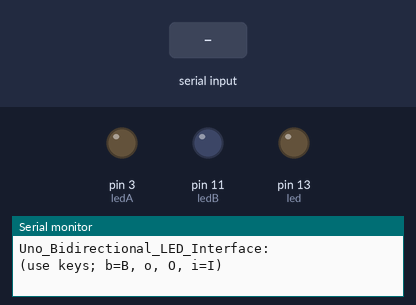
A sketch run on a simulated Arduino Uno, built with avr-gcc and run on an emulated ATmega328P. Parts: output pins drawn as LEDs (lit = HIGH), the last lines printed to the serial monitor. The test bench sets the inputs (shaded band).

Above: at 3.2 s.
3.3 s: "i" received over Serial
At 4.4 s:
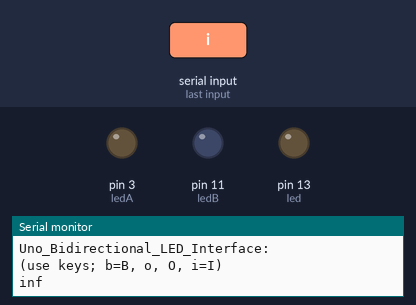
4.9 s: "O" received over Serial
At 5.6 s:
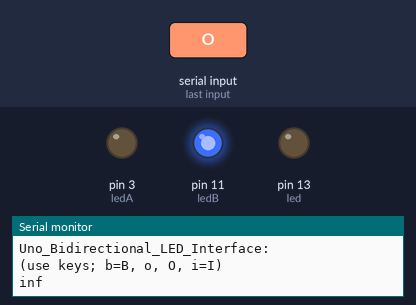
6.4 s: "b" received over Serial
At 6.7 s:
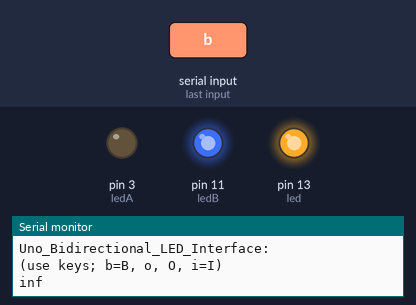
7.9 s: "I" received over Serial
At 9.1 s:
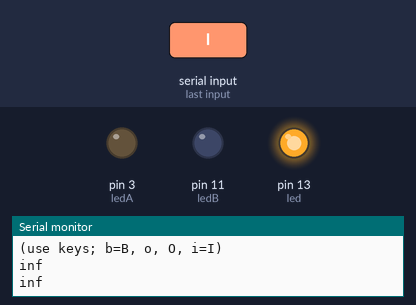
9.5 s: "B" received over Serial
At 10.3 s:
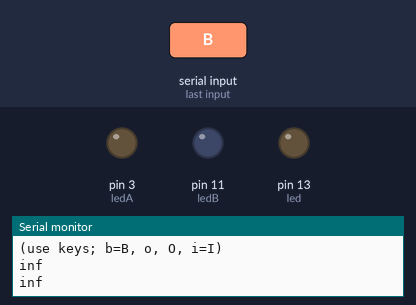
Timing chart, 0 to 12.0 s (numbered marks = the images above; inputs shaded):
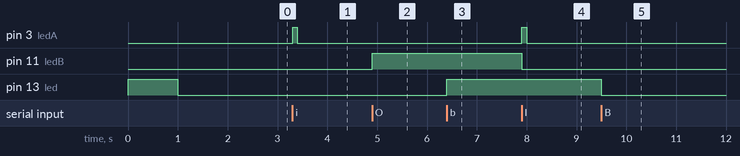

The sketch:

Uno_Bidirectional_LED_Interface.ino
```cpp
/********************************************************************************
  Very Low-Cost Sensing and Communication
  Using Bidirectional LEDs
  http://www.merl.com/publications/docs/TR2003-35.pdf
  see also
  https://playground.arduino.cc/Learning/LEDSensor
  and even better
  Uno_Builtin_LED_Interface/Uno_Builtin_LED_Interface.ino
  (from PJON AnalogSampling, see also https://github.com/gioblu/PJON/issues/222)

  2  The Bidirectional LED Interface
  Fig.5.  Emitting and sensing light with an LED

  1 red LED
  1 4k7Ohm
********************************************************************************/

// Pin 13 has an LED connected on most Arduino boards.
// give it a name:
int led  = 13;
int ledA =  3;
int ledB = 11;

// the setup routine runs once when you press reset:
void setup() {
  // initialize the digital pin as an output.
  pinMode(led, OUTPUT);

  // Start serial port at 9600 bps and wait for port to open:
  Serial.begin(9600);
  Serial.println("Uno_Bidirectional_LED_Interface:");
  Serial.println("(use keys; b=B, o, O, i=I)");

  // blink to signal; ready
  digitalWrite(led, HIGH);   // turn the LED on (HIGH is the voltage level)
  delay(1000);               // wait for a second
  digitalWrite(led, LOW);    // turn the LED off by making the voltage LOW
  delay(1000);               // wait for a second
}

// the loop routine runs over and over again forever:
void loop() {
    if (Serial.available() > 0) {
        // get incoming byte to empty the buffer
        int inByte = Serial.read();

        switch (inByte) {
            case 'b':
            case 'B':
                digitalWrite(led, !digitalRead(led));   // toggle the LED
                break;
            case 'o':
                // led output
                //writeLED(LOW);   // led: OFF
                writeLED(0);     // led: OFF
                break;
            case 'O':
                // led output
                //writeLED(HIGH);  // led: "emitting" ON
                writeLED(255);   // led: "emitting" ON
                break;
            case 'i':
            case 'I':
                // led input
                float val = 25000./readLED();
//                writeLED(10*val);
                writeLED(20*val + 10);
                Serial.println(val);
                break;
       }
    }
}

void writeLED(int state) {
    // led output
    pinMode(ledA, OUTPUT);
    pinMode(ledB, OUTPUT);
    digitalWrite(ledA, LOW);   // led:
    //digitalWrite(ledB, state); // LOW = OFF / HIGH = "emitting" ON
    analogWrite(ledB, state);  // PWM brightness control
}

unsigned long readLED(void) {
    // led input
    pinMode(ledA, OUTPUT);
    pinMode(ledB, OUTPUT);
    digitalWrite(ledA, HIGH);  // led:
    digitalWrite(ledB, LOW);   // "reverse bias" ON
    delay(100);
    pinMode(ledA, INPUT);      // led:
    digitalWrite(ledA, LOW);   // "discharge" to measure
    unsigned long i = 0;
    while(digitalRead(ledA)) {
        ++i;
    }
    return i;
}
```

Measured:
- after the input at 3.3 s, pin 3 (ledA): LOW → HIGH at once, → LOW 0.10 s later
- after the input at 4.9 s, pin 11 (ledB): LOW → HIGH at once
- after the input at 6.4 s, pin 13 (led): LOW → HIGH at once
- after the input at 7.9 s, pin 3 (ledA): LOW → HIGH at once, → LOW 0.10 s later; pin 11 (ledB): HIGH → LOW at once
- after the input at 9.5 s, pin 13 (led): HIGH → LOW at once
